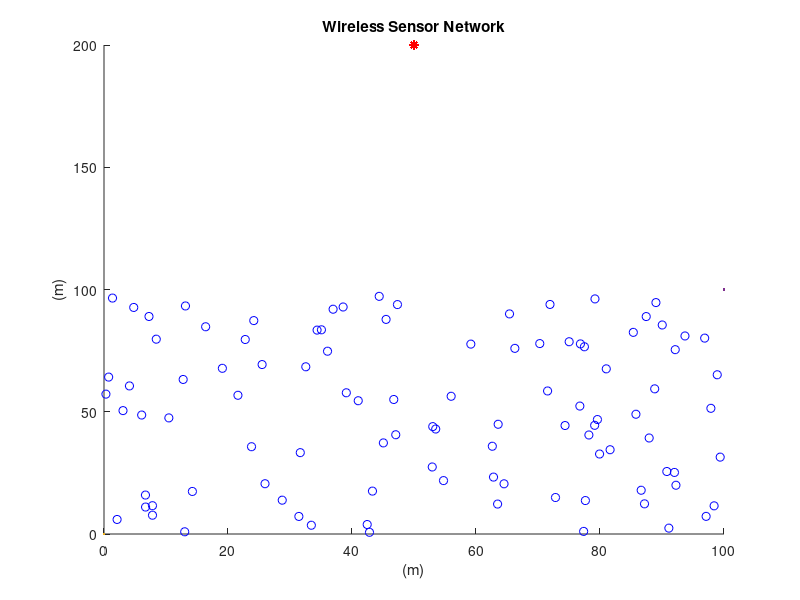

Write the MATLAB code that produced this figure. (Note: this script raises an error after producing the figure.)
clc
close all
clear all

%%%%%%%%%%%%%%%%%%%% Network Establishment Parameters %%%%%%%%%%%%%%%%%%%%
%%% Area of Operation %%%
% Field Dimensions in meters %
xm=100;
ym=100;

x=0; % added for better display results of the plot
y=0; % added for better display results of the plot

% Number of Nodes in the field %
n=100;

% Number of Dead Nodes in the beggining %
dead_nodes=0;

% Coordinates of the Sink (location is predetermined in this simulation) %
sinkx=50;
sinky=200;

%%% Energy Values %%%
% Initial Energy of a Node (in Joules) % 
Eo=2; % units in Joules

% Energy required to run circuity (both for transmitter and receiver) %
Eelec=50*10^(-9); % units in Joules/bit
ETx=50*10^(-9); % units in Joules/bit
ERx=50*10^(-9); % units in Joules/bit

% Transmit Amplifier Types %
Eamp=100*10^(-12); % units in Joules/bit/m^2 (amount of energy spent by the amplifier to transmit the bits)

% Data Aggregation Energy %
EDA=5*10^(-9); % units in Joules/bit

% Size of data package %
k=4000;

% Suggested percentage of cluster head %
p=0.05; % a 5 percent of the total amount of nodes used in the network is proposed to give good results
% Number of Clusters %
No=p*n; 

% Round of Operation %
rnd=0;

% Current Number of operating Nodes %
operating_nodes=n;
transmissions=0;
temp_val=0;
flag1stdead=0;
totalenergy=0;
%%%%%%%%%%%%%%%%%%%%%%%%%%% End of Parameters %%%%%%%%%%%%%%%%%%%%%%%%%%%%
           
%%% Creation of the Wireless Sensor Network %%%
% Plotting the WSN %
for i=1:n
    
    SN(i).id=i;	% sensor's ID number
    SN(i).x=rand(1,1)*xm;	% X-axis coordinates of sensor node
    SN(i).y=rand(1,1)*ym;	% Y-axis coordinates of sensor node
    %SN(i).E=Eo;     % nodes energy levels (initially set to be equal to "Eo"
     
    SN(i).E=2+(5-2)*rand(); %generate random numbers between 2 and 5;
    %To generate random  numbers b/w a and b r = a + (b-a)*rand();

    SN(i).role=0;   % node acts as normal if the value is '0', if elected as a cluster head it  gets the value '1' (initially all nodes are normal)
    SN(i).cluster=0;	% the cluster which a node belongs to
    SN(i).cond=1;	% States the current condition of the node. when the node is operational its value is =1 and when dead =0
    SN(i).rop=0;	% number of rounds node was operational
    SN(i).dtch=0;	% nodes distance from the cluster head of the cluster in which he belongs
    SN(i).dts=0;    % nodes distance from the sink
    SN(i).tel=0;	% states how many times the node was elected as a Cluster Head
    SN(i).rn=0;     % round node got elected as cluster head
    SN(i).chid=0;   % node ID of the cluster head which the "i" normal node belongs to
    
    hold on;
    figure(1)
    plot(x,y,xm,ym,SN(i).x,SN(i).y,'ob',sinkx,sinky,'*r');
    title 'Wireless Sensor Network';
    xlabel '(m)';
    ylabel '(m)';
    
end

meas = [vertcat(SN(:).x), vertcat(SN(:).y)];
dataset_size = size (meas);
CH_array=zeros(1, No);

while operating_nodes>0
    % Displays Current Round %     
    rnd     
	% Reseting Previous Amount Of Cluster Heads In the Network %
	CLheads=0;
    
    % Reseting Previous Amount Of Energy Consumed In the Network on the Previous Round %
    energy=0;

    No=floor(p*operating_nodes);
 
    CHdead=0;

% Cluster Heads Election %
    if(mod(rnd,10)==0 || CHdead==1)
        CH_array=PSO_algo(SN,No);
        CHdead=0;
    end

        for i=1:n
            SN(i).cluster=0;    % reseting cluster in which the node belongs to
            SN(i).role=0;       % reseting node role
            SN(i).chid=0;       % reseting cluster head id
            
            %RUN PSO algorithm%
            

            if(any(CH_array(:)==(SN(i).id) ))    
            
                SN(i).role=1;	% assigns the node role of acluster head
                SN(i).rn=rnd;	% Assigns the round that the cluster head was elected to the data table
                SN(i).tel=SN(i).tel + 1;
                SN(i).dts=sqrt((sinkx-SN(i).x)^2 + (sinky-SN(i).y)^2); % calculates the distance between the sink and the cluster head
                CLheads=CLheads+1;	% sum of cluster heads that have been elected 
                SN(i).cluster=CLheads; % cluster of which the node got elected to be cluster head
                CL(CLheads).x=SN(i).x; % X-axis coordinates of elected cluster head
                CL(CLheads).y=SN(i).y; % Y-axis coordinates of elected cluster head
                CL(CLheads).id=i; % Assigns the node ID of the newly elected cluster head to an array
        
            end
        end    
	% Fixing the size of "CL" array %
	CL=CL(1:CLheads);
  
    
    
    
% Grouping the Nodes into Clusters & calculating the distance between node and cluster head %
     
       for i=1:n
        if  (SN(i).role==0) && (SN(i).E>0) && (CLheads>0) % if node is normal
            for m=1:CLheads
            d(m)=sqrt((CL(m).x-SN(i).x)^2 + (CL(m).y-SN(i).y)^2);
            % we calculate the distance 'd' between the sensor node that is
            % transmitting and the cluster head that is receiving with the following equation+ 
            % d=sqrt((x2-x1)^2 + (y2-y1)^2) where x2 and y2 the coordinates of
            % the cluster head and x1 and y1 the coordinates of the transmitting node
            end
        d=d(1:CLheads); % fixing the size of "d" array
        [M,I]=min(d(:)); % finds the minimum distance of node to CH
        [Row, Col] = ind2sub(size(d),I); % displays the Cluster Number in which this node belongs too
        SN(i).cluster=Col; % assigns node to the cluster
        SN(i).dtch= d(Col); % assigns the distance of node to CH
        SN(i).chid=CL(Col).id;
        end
       end
                           %%%%%% Steady-State Phase %%%%%%
                      
  
% Energy Dissipation for normal nodes %
    
    for i=1:n
       if (SN(i).cond==1) && (SN(i).role==0) && (CLheads>0)
       	if SN(i).E>0
            ETx= Eelec*k + Eamp * k * SN(i).dtch^2;
            SN(i).E=SN(i).E - ETx;
            energy=energy+ETx;
            
        % Dissipation for cluster head during reception
        if SN(SN(i).chid).E>0 && SN(SN(i).chid).cond==1 && SN(SN(i).chid).role==1
            ERx=(Eelec+EDA)*k;
            energy=energy+ERx;
            SN(SN(i).chid).E=SN(SN(i).chid).E - ERx;
             if SN(SN(i).chid).E<=0  % if cluster heads energy depletes with reception
                SN(SN(i).chid).cond=0;
                SN(SN(i).chid).rop=rnd;
                dead_nodes=dead_nodes +1;
                operating_nodes= operating_nodes - 1
                CHdead=1;
             end
        end
        end
        
        
        if SN(i).E<=0       % if nodes energy depletes with transmission
        dead_nodes=dead_nodes +1;
        operating_nodes= operating_nodes - 1
        SN(i).cond=0;
        SN(i).chid=0;
        SN(i).rop=rnd;
        end
        
      end
    end            
    
    
    
% Energy Dissipation for cluster head nodes %
   
   for i=1:n
     if (SN(i).cond==1)  && (SN(i).role==1)
         if SN(i).E>0
            ETx= (Eelec+EDA)*k + Eamp * k * SN(i).dts^2;
            SN(i).E=SN(i).E - ETx;
            energy=energy+ETx;
         end
         if  SN(i).E<=0     % if cluster heads energy depletes with transmission
         dead_nodes=dead_nodes +1;
         operating_nodes= operating_nodes - 1
         SN(i).cond=0;
         SN(i).rop=rnd;
         CHdead=1;
         end
     end
   end
   
  
    if operating_nodes<n && temp_val==0
        temp_val=1;
        flag1stdead=rnd
    end

    % Display Number of Cluster Heads of this round %
    %CLheads;
    transmissions=transmissions+1;
    if CLheads==0
    transmissions=transmissions-1;
    end
    
 
    % Next Round %
    rnd= rnd +1;
    
    tr(transmissions)=operating_nodes;
    op(rnd)=operating_nodes;
    
    totalenergy=totalenergy+energy;
    nrg(transmissions)=totalenergy;
    

end
sum=0;

for i=1:flag1stdead
    sum=nrg(i) + sum;
end
temp1=sum/flag1stdead;
temp2=temp1/n;
for i=1:flag1stdead
avg_node(i)=temp2;
end
    
    % Plotting Simulation Results "Operating Nodes per Round" %
    figure(2)
    plot(1:rnd,op(1:rnd),'-r','Linewidth',2);
    title ({'PSO'; 'Operating Nodes per Round';})
    xlabel 'Rounds';
    ylabel 'Operational Nodes';
    hold on;
    
    % Plotting Simulation Results  %
    figure(3)
    plot(1:transmissions,tr(1:transmissions),'-r','Linewidth',2);
    title ({'PSO'; 'Operational Nodes per Transmission';})
    xlabel 'Transmissions';
    ylabel 'Operational Nodes';
    hold on;
    
    % Plotting Simulation Results  %
    figure(4)
    plot(1:flag1stdead,nrg(1:flag1stdead),'-r','Linewidth',2);
    title ({'PSO'; 'Energy consumed per Transmission';})
    xlabel 'Transmission';
    ylabel 'Energy ( J )';
    hold on;
    
    % Plotting Simulation Results  %
    figure(5)
    plot(1:flag1stdead,avg_node(1:flag1stdead),'-r','Linewidth',2);
    title ({'PSO'; 'Average Energy consumed by a Node per Transmission';})
    xlabel 'Transmissions';
    ylabel 'Energy ( J )';
    hold on;
